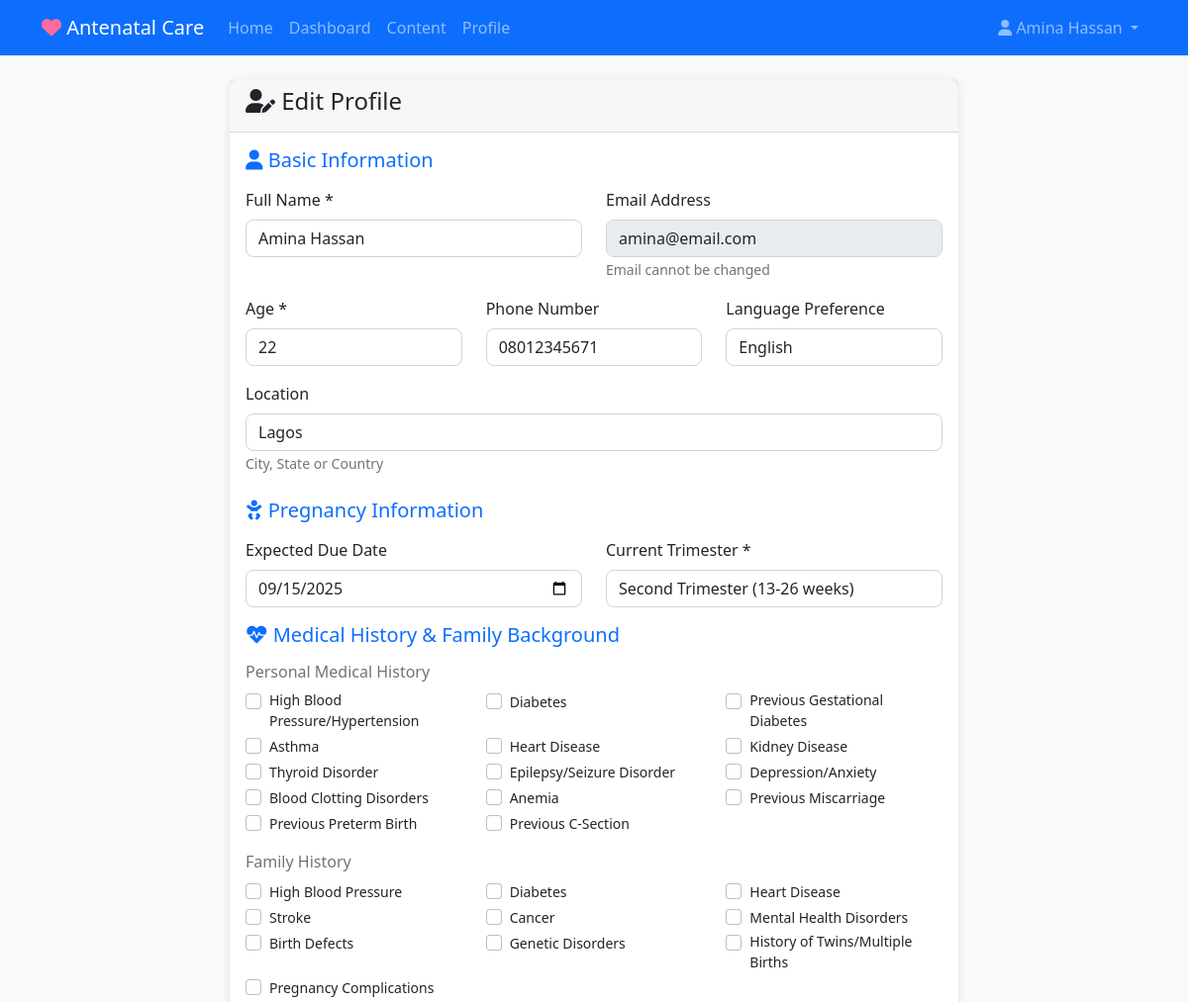
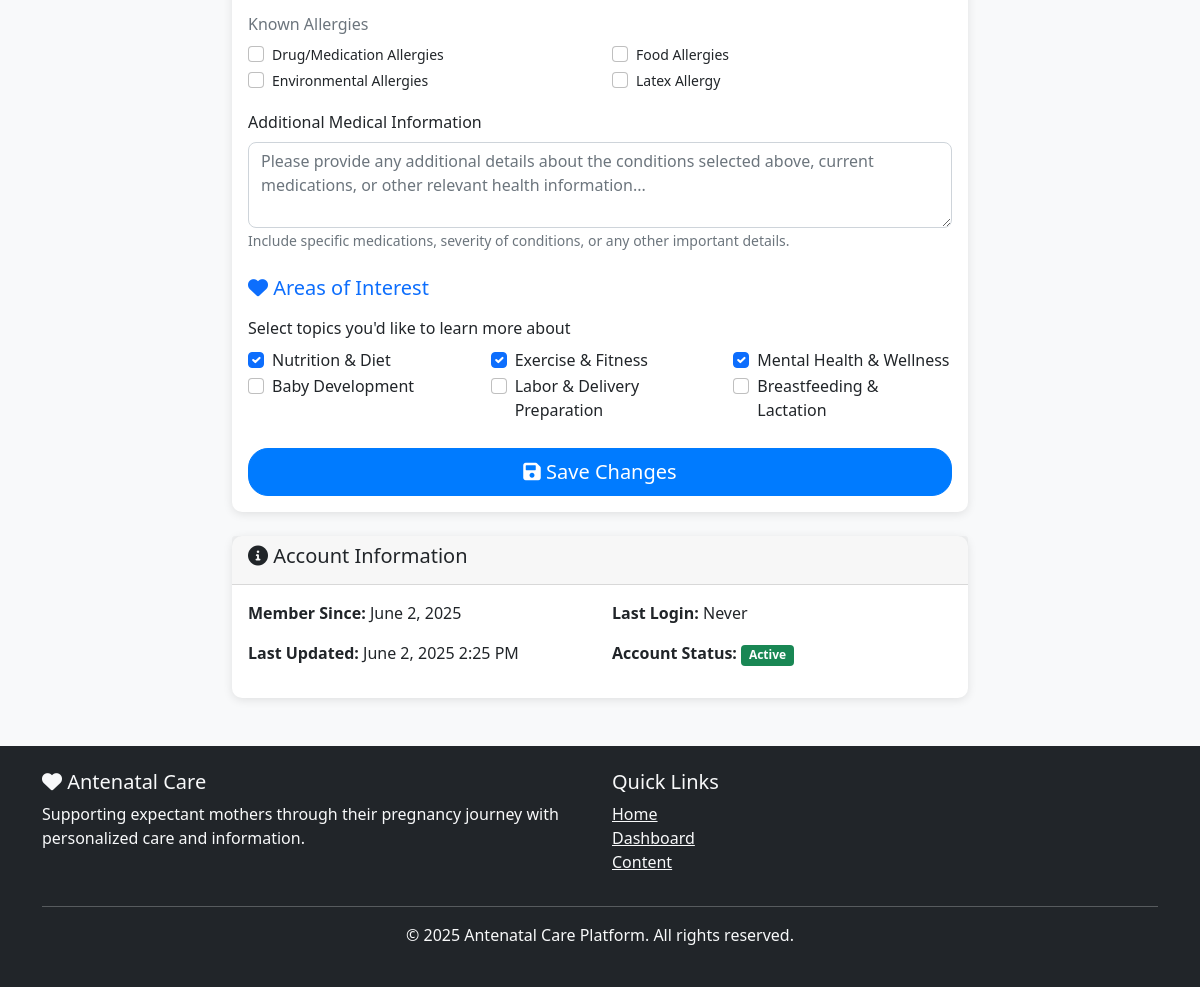
The app's page /profile.php (signed in) with its own data (2 pictures, top to bottom).
### tables this page shows
CREATE TABLE users (
    id INT PRIMARY KEY AUTO_INCREMENT,
    name VARCHAR(100) NOT NULL,
    email VARCHAR(100) UNIQUE NOT NULL,
    password VARCHAR(255) NOT NULL,
    age INT NOT NULL,
    trimester INT NOT NULL CHECK (trimester IN (1, 2, 3)),
    interests TEXT,   
    location VARCHAR(100),
    language_preference VARCHAR(20) DEFAULT 'english',
    medical_history TEXT,
    due_date DATE,
    phone VARCHAR(20),
    created_at TIMESTAMP DEFAULT CURRENT_TIMESTAMP,
    updated_at TIMESTAMP DEFAULT CURRENT_TIMESTAMP ON UPDATE CURRENT_TIMESTAMP,
    last_login TIMESTAMP NULL
);

### profile.php (the view, shortened to what the rows shown need)
<?php
require_once 'includes/config.php';
include 'includes/header.php';
?>
<div class="container mt-4">
    <div class="row justify-content-center">
        <div class="col-md-10 col-lg-8">
            <div class="card">
                <div class="card-body">
                    <form method="POST">
                        <div class="row">
                            <div class="col-md-6 mb-3">
                                <label class="form-label">Full Name *</label>
                                <input type="text" class="form-control" name="name" value="<?php echo htmlspecialchars($current_user['name']); ?>" required>
                            </div>
                            <div class="col-md-6 mb-3">
                                <label class="form-label">Email Address</label>
                                <input type="email" class="form-control" value="<?php echo htmlspecialchars($current_user['email']); ?>" disabled>
                                <small class="form-text text-muted">Email cannot be changed</small>
                            </div>
                        </div>
                        <div class="row">
                            <div class="col-md-4 mb-3">
                                <label class="form-label">Age *</label>
                                <input type="number" class="form-control" name="age" value="<?php echo $current_user['age']; ?>" min="13" max="60" required>
                            </div>
                            <div class="col-md-4 mb-3">
                                <label class="form-label">Phone Number</label>
                                <input type="tel" class="form-control" name="phone" value="<?php echo htmlspecialchars($current_user['phone'] ?? ''); ?>" placeholder="e.g., +234 801 234 5678">
                            </div>
                            <div class="col-md-4 mb-3">
                                <label class="form-label">Language Preference</label>
                                <select class="form-control" name="language_preference">
                                    <option value="english" <?php echo ($current_user['language_preference'] ?? 'english') == 'english' ? 'selected' : ''; ?>>English</option>
                                </select>
                            </div>
                        </div>
                        <div class="mb-3">
                            <label class="form-label">Location</label>
                            <input type="text" class="form-control" name="location" value="<?php echo htmlspecialchars($current_user['location'] ?? ''); ?>" placeholder="e.g., Lagos, Nigeria">
                            <small class="form-text text-muted">City, State or Country</small>
                        </div>
                        <div class="row">
                            <div class="col-md-6 mb-3">
                                <label class="form-label">Expected Due Date</label>
                                <input type="date" class="form-control" name="due_date" value="<?php echo $current_user['due_date']; ?>">
                            </div>
                            <div class="col-md-6 mb-3">
                                <label class="form-label">Current Trimester *</label>
                                <select class="form-control" name="trimester" required>
                                    <option value="2" <?php echo $current_user['trimester'] == 2 ? 'selected' : ''; ?>>Second Trimester (13-26 weeks)</option>
                                </select>
                            </div>
                        </div>
                        <div class="mb-4">
                            <?php
                                $interest_options = [
                                    'nutrition' => 'Nutrition & Diet',
                                    'exercise' => 'Exercise & Fitness',
                                    'mental_health' => 'Mental Health & Wellness',
                                    'baby_development' => 'Baby Development',
                                    'labor_preparation' => 'Labor & Delivery Preparation',
                                    'breastfeeding' => 'Breastfeeding & Lactation'
                                ];
                                $user_interests = explode(',', $current_user['interests']);
                            ?>
                            <div class="row">
                                <?php foreach ($interest_options as $key => $label): ?>
                                    <div class="col-md-6 col-lg-4">
                                        <div class="form-check">
                                            <input type="checkbox" class="form-check-input" name="interests[]" value="<?php echo $key; ?>"
                                                <?php echo in_array($key, $user_interests) ? 'checked' : ''; ?> id="interest_<?php echo $key; ?>">
                                            <label class="form-check-label" for="interest_<?php echo $key; ?>"><?php echo $label; ?></label>
                                        </div>
                                    </div>
                                <?php endforeach; ?>
                            </div>
                        </div>
                    </form>
                </div>
            </div>
            <div class="card mt-4">
                <div class="card-body">
                    <div class="row">
                        <div class="col-md-6">
                            <p><strong>Member Since:</strong> <?php echo date('F j, Y', strtotime($current_user['created_at'])); ?></p>
                            <p><strong>Last Updated:</strong> <?php echo $current_user['updated_at'] ? date('F j, Y g:i A', strtotime($current_user['updated_at'])) : 'Never'; ?></p>
                        </div>
                    </div>
                </div>
            </div>
        </div>
    </div>
</div>
<?php include 'includes/footer.php'; ?>

### includes/header.php (shortened to what the rows shown need)
<!DOCTYPE html>
<html lang="en">
<head>
    <link href="https://cdn.jsdelivr.net/npm/bootstrap@5.1.3/dist/css/bootstrap.min.css" rel="stylesheet">
    <link href="https://cdnjs.cloudflare.com/ajax/libs/font-awesome/6.0.0/css/all.min.css" rel="stylesheet">
    <link href="css/style.css" rel="stylesheet">
</head>
<body>
    <nav class="navbar navbar-expand-lg navbar-dark bg-primary">
        <div class="container">
            <div class="collapse navbar-collapse" id="navbarNav">
                <ul class="navbar-nav">
                    <?php if (isLoggedIn()): ?>
                        <?php $current_user = getCurrentUser(); ?>
                        <li class="nav-item dropdown">
                            <a class="nav-link dropdown-toggle" href="#" id="navbarDropdown" role="button"
                                data-bs-toggle="dropdown">
                                <i class="fas fa-user"></i> <?php echo htmlspecialchars($current_user['name']); ?>
                            </a>
                        </li>
                    <?php endif; ?>
                </ul>
            </div>
        </div>
    </nav>

### records on screen
users: name "Amina Hassan", email "amina@email.com", age "22", phone "08012345671", language_preference "English", location "Lagos", due_date "09/15/2025", trimester "Second Trimester (13-26 weeks)", interests "☑", created_at "June 2, 2025", updated_at "June 2, 2025 2:25 PM"

### other values on screen
$label "High Blood Pressure/Hypertension"
$label "Diabetes"
$label "Previous Gestational Diabetes"
$label "Asthma"
$label "Heart Disease"
$label "Kidney Disease"
$label "Thyroid Disorder"
$label "Epilepsy/Seizure Disorder"
$label "Depression/Anxiety"
$label "Blood Clotting Disorders"
$label "Anemia"
$label "Previous Miscarriage"
$label "Previous Preterm Birth"
$label "Previous C-Section"
$label "High Blood Pressure"
